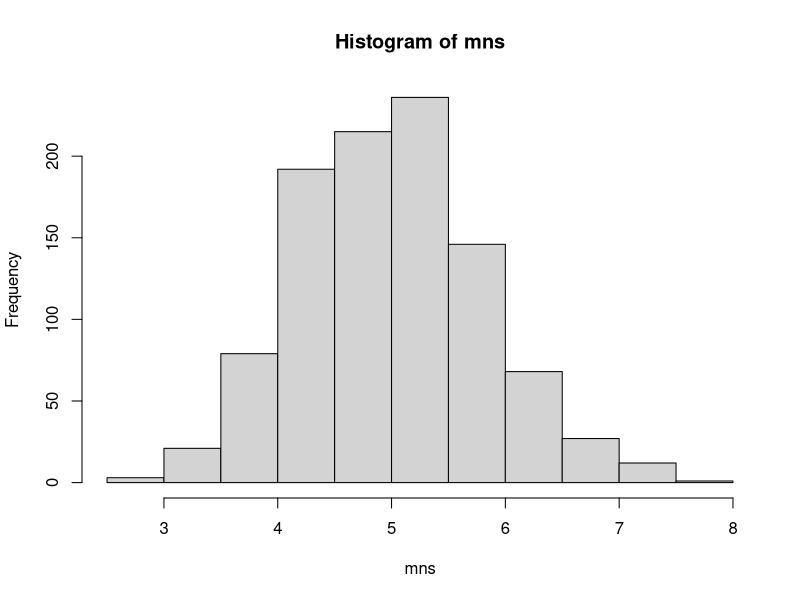

Reproduce this figure in R.
# Test code

library(knitr)
library(markdown)
library(ggplot2)


lambda <- 0.2
runs <- 1000
size <- 40

mns = NULL
for (i in 1 : runs) mns = c(mns, mean(rexp(size,lambda)))
hist(mns)








# library(ggplot2)
# nosim <- 10000; 
# dat <- data.frame(
#     x = c(apply(matrix(rnorm(nosim * 10), nosim), 1, var),
#           apply(matrix(rnorm(nosim * 20), nosim), 1, var),
#           apply(matrix(rnorm(nosim * 30), nosim), 1, var)),
#     n = factor(rep(c("10", "20", "30"), c(nosim, nosim, nosim))) 
# )
# ggplot(dat, aes(x = x, fill = n)) + geom_density(size = 2, alpha = .2) + geom_vline(xintercept = 1, size = 2) 
# 
# We want to do the same thing, but use rexp() with these parameters:
#     
#     nosim <- 1000                             # number of samples (of size 40)
# lambda = 0.2                               # rate parameter
# exp.mean = exp.sd = 1/lambda   # theorectial exponential mean and standard deviation
# exp.var = exp.sd^2                      # theorectial exponential variance
# sample.size = 40                         # sample size